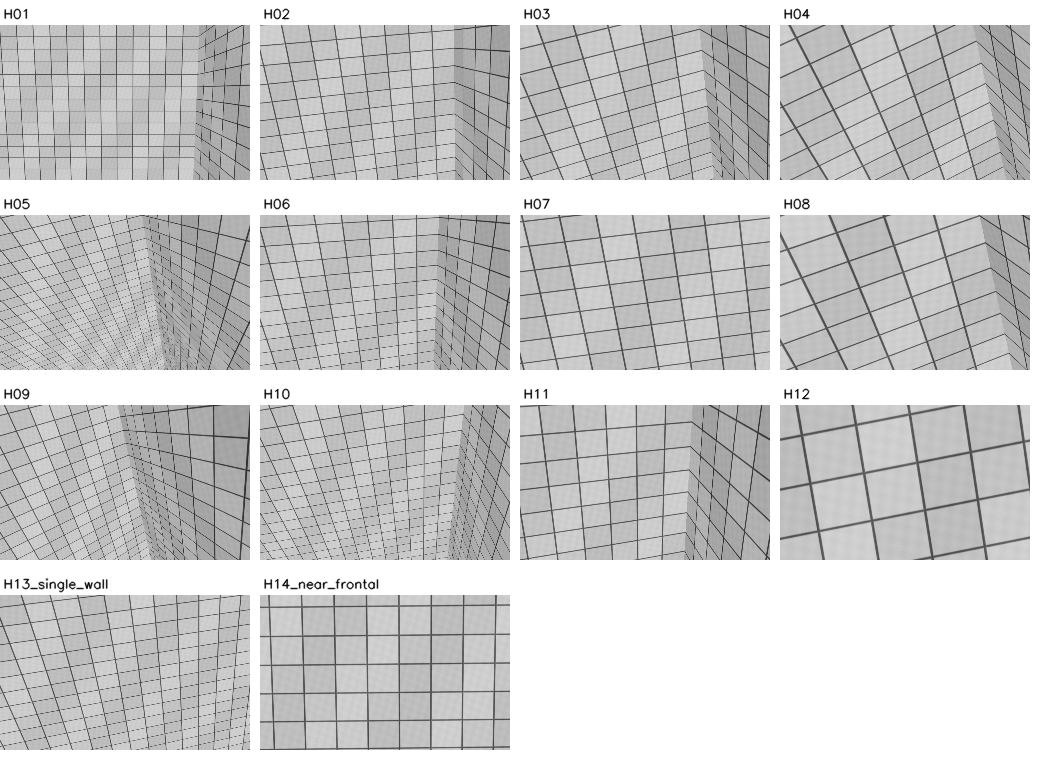
#> input picture evidence/round2_contact.png, 1040 x 760 px
$ python -i round12_candidate_v8_port.py   (imports and definitions only)   (older library calls are emulated)
#> lines starting #> are read from the running program, lines starting #| are printed output that depends on the picture
#> further down, picture is the input picture: shape (760, 1040); min 2, max 255, mean 204.1
"""
upright_port -- a clean-room, licence-clean reference implementation of the
geometry behind Lightroom-style "Upright" perspective correction.

The model is the one recovered by measurement, not the textbook one::

    H = s * K1 * R * K0**-1          with K1 != K0

`K0` is the *source* camera (centered principal point, focal initialized from
metadata and checked against observed perpendicular families), `K1` is the
*destination* camera the solver invents so the output
looks natural, `R` is the rectifying rotation and `s` an irrelevant overall
scale.  Collapsing this to the single-camera form ``K * R * K**-1`` is the most
common porting mistake: measured against 29 real Adobe solves the two-camera
model reaches a median orthogonality residual of 5.7e-16 while the single-camera
form stalls at 3.2e-01 (see evidence/orthogonality.txt and model_exactness.txt).
Both cameras therefore stay distinct in this module.

Provenance
----------
Constants are tagged where they are defined:

``MEASURED``
    Fitted from the shipped Lightroom solver (CameraRaw 15.5) over controlled
    images with exactly known camera rotation plus a corpus of real solves.
    Reproducible, but an inference through an assumed response curve.
``PAPER``
    Published in, or a direct consequence of, Lee/Shechtman/Wang/Lee,
    "Automatic Upright Adjustment of Photographs", CVPR 2012,
    DOI 10.1109/CVPR.2012.6247761.
``PROVEN``
    Read out of the shipped binary as an immediate/constant (address given in
    evidence/). Not copyrightable expression, only a number.
``CHOICE``
    Our implementation policy; not established as an Adobe constant or algorithm.

Nothing here is Adobe source code: the algebra, the optimiser and the detector
are re-derived. Recovered numbers and our implementation choices are distinguished.

Public API
----------
``solve(segments, w, h, focal_px, mode)`` -> 3x3 homography in *normalized*
coordinates (x in [0, 1] across the width, y in [0, 1] down the height).
``segments`` is an (N, 4) array of ``x1, y1, x2, y2`` pixel segments.  Pass
``segments=None`` together with ``image=`` to run the bundled detector; the
detector is deliberately separable so a caller can substitute its own.

Modes: ``off``, ``level``, ``vertical``, ``full``, ``auto``, ``guided``.
``guided`` takes exactly four segments as *hard constraints* and drives them
onto the axes to numerical zero; it needs no energy model and is the mode to
trust most.

Only numpy and OpenCV are used.
"""

from __future__ import annotations

import math

import cv2
import numpy as np

__all__ = [
    "solve",
    "solve_ex",
    "detect_segments",
    "focal_px_from_35mm",
    "focal_35mm_from_px",
    "metadata_focal_px",
    "MODES",
]

# ---------------------------------------------------------------------------
# Constants.  Every number is tagged; see the module docstring for the legend.
# ---------------------------------------------------------------------------

# Full-frame sensor: 36 x 24 mm, used as its *diagonal*.  PROVEN (binary
# constants 36.0 and 24.0, evidence/focal_prior.txt section 4).  The diagonal is
# 43.266615305567875 mm, so a 35 mm-equivalent focal maps to
# f_px = f35 * hypot(w, h) / 43.266615... -- NOT f35 / 36 * max(w, h), which is
# the usual (wrong) short-edge conversion.
SENSOR_DIAGONAL_MM = 43.266615305567875  # PROVEN

# Fallback focal when no metadata exists.  MEASURED/proven: 35.0 is the
# shipped default in four independent places including the estimation-failure
# path (evidence/focal_prior.txt section 1).
DEFAULT_FOCAL_MM = 35.0  # PROVEN

# Plausible range for a *metadata* focal, applied before conversion.  The
# geometric estimate is NOT ceilinged by this (evidence/focal_prior.txt sec. 2).
FOCAL_CLAMP_MM = (10.0, 1000.0)  # PROVEN

# Auto's vertical response is a fraction of removed visible convergence, not
# Euler pitch. MEASURED pooled fit: evidence/sigma_v_precise.txt, fit C;
# Round 4 uses the requested L0=2.64 (fit C itself reports 2.474).
SIGMA_V = math.radians(13.33)  # MEASURED, keystone units, CI 9.94 .. 22.72 deg
SIGMA_V_CI_DEG = (9.94, 22.72)  # MEASURED
L0_V = 2.64  # MEASURED/requested; pooled fit, not the old branch-conditioned 3.56

# Auto's horizontal (yaw) damping.  Gated on pitch being present: on a pure-yaw
# frame Auto is a no-op, because the frame's verticals are already parallel.
LAMBDA0_H = 76.73  # MEASURED
SIGMA_YAW = math.radians(11.64)  # MEASURED/requested Round 4 value
SIGMA_PITCH_GATE = math.radians(22.10)  # MEASURED

# Roll is corrected almost unconditionally, but not quite: the shipped Auto
# applies a median 0.928 of the roll correction, and Level 0.87. MEASURED
# (evidence/lambda_curve.txt, n = 5854).
ROLL_AUTO = 0.928  # MEASURED
ROLL_LEVEL = 0.87  # MEASURED

# Paper's adaptive-weight sigmas, kept for A/B testing only.  PAPER.
SIGMA_V_PAPER = math.pi / 12.0  # PAPER (DOI 10.1109/CVPR.2012.6247761)
SIGMA_H_PAPER = math.pi / 15.0  # PAPER (DOI 10.1109/CVPR.2012.6247761)

# Detector constants: evidence/detector.txt sections 3-4; corrections from
# raw scalar-width/instruction audit in evidence/detector_corrections.txt.
COS_22_5 = 0.9238795042037964  # PROVEN: cos(22.5 deg), 8-direction quantisation
SIGNIFICANCE_LOG_SCALE = 4.0  # PROVEN factor: evidence/detector.txt section 3.1
SIGNIFICANCE_BASE = 8.0  # PROVEN: log base 8, evidence/detector.txt section 3.1
RANSAC_ITERS = 2000  # PROVEN value: evidence/vp_resolution.txt; port approximation uses iterations
MIN_INLIERS = 3  # PROVEN: evidence/vp_resolution.txt
TAU = math.sqrt(3.0)  # PROVEN clamp: evidence/vp_resolution.txt; port uses an approximate gate
MAX_VP_CANDIDATES = 9  # PROVEN: evidence/detector.txt section 4.1
MERGE_RADIUS_PX = 6  # PROVEN: 0x22d2b60(obj, 6, 10.0f)
MERGE_PERP_PX = float(MERGE_RADIUS_PX)  # PROVEN: detector_corrections.txt, NOT 12
MERGE_GAP_PX = 10.0  # PROVEN: strict interval-containment slack, corrections.txt
DIRECTION_COUNT = 8  # PROVEN: detector.txt section 3.2
DIRECTIONS = np.arange(DIRECTION_COUNT) * (math.pi / DIRECTION_COUNT)  # PROVEN spec: detector.txt 3.2
NFA_P = 0.125  # PROVEN: detector+0x34, detector_corrections.txt (NOT interpolation)
NFA_TEST_EXPONENT = 4  # PROVEN: 0x22cb425..0x22cb42c, detector_corrections.txt
REFINE_GAP_PX = 10  # PROVEN: esi at 0x22d22a6, detector_corrections.txt
REFINE_DISTANCE_PX = 1.0  # PROVEN: movss at 0x22d22ae, detector_corrections.txt
REFINE_PASSES = 99  # PROVEN: detector.txt section 3.1
ANGULAR_TOLERANCES_SQ = (1 / 3600, 1 / 8100, 1 / 900)  # PROVEN: detector.txt 4.2
CAMERA_TOLERANCE_SQ = 0.16  # PROVEN value; role UNRESOLVED, detector.txt 4.2

# Working-image preprocessing choices, not recovered Adobe constants.
DETECTOR_BLUR_SIGMA = 1.2  # CHOICE: evidence/accuracy_gap.txt
DETECTOR_EDGE_PERCENTILE = 85.0  # CHOICE: evidence/accuracy_gap.txt

DEFAULT_MAX_SIDE = 1200  # CHOICE: working policy, evidence/accuracy_gap.txt

MODES = ("off", "level", "vertical", "full", "auto", "guided")

# Shared full-solve weights. PAPER term structure / CHOICE weights,
# evidence/accuracy_gap.txt; NOT Adobe weights.
_FULL_WEIGHTS = dict(w_pic=6.0, w_eye=4.0, w_f=10.0)

_EPS = 1e-12


# ---------------------------------------------------------------------------
# Focal-length conversion
# ---------------------------------------------------------------------------
# [9 lines left out: function focal_px_from_35mm, not called in this run]


def focal_35mm_from_px(focal_px: float, w: int, h: int) -> float:
    """Inverse of :func:`focal_px_from_35mm`."""
    return float(focal_px) * SENSOR_DIAGONAL_MM / math.hypot(float(w), float(h))


# [12 lines left out: function metadata_focal_px, not called in this run]


# ---------------------------------------------------------------------------
# Small geometry helpers
# ---------------------------------------------------------------------------
def _normalize(v: np.ndarray) -> np.ndarray:
    n = float(np.linalg.norm(v))
    return v / n if n > _EPS else v


# [44 lines left out: functions _normalize_rows, _intrinsics_norm, _rotation, _polar, _euler_xyz, not called in this run]


def _apply_h(H: np.ndarray, p: np.ndarray) -> np.ndarray:
    return (H @ np.asarray(p, dtype=float).T).T


# [4 lines left out: function _homogeneous_lines, not called in this run]


# ---------------------------------------------------------------------------
# Segment detector
# ---------------------------------------------------------------------------
def _significance_bins(maxdim: int) -> int:
    """Smoothed-pass significance bins; raw fallback uses NFA directly.

    Retain the requested round() formula and existing API/tests. The binary
    actually floors (ROUNDSS immediate 9); detector_corrections.txt records it.
    """
    value = np.float32(SIGNIFICANCE_LOG_SCALE) * np.log(np.float32(max(maxdim, 1)))
    value /= np.log(np.float32(SIGNIFICANCE_BASE))
    return int(round(float(value)))


def _log_nfa(n: int, k: int, maxdim: int) -> float:
    """log(M**4 * P[Binomial(n, 1/8) >= k]), without probability underflow.

    PROVEN null and test count: evidence/detector_corrections.txt. Summing the
    exact tail replaces Adobe's overflow-prone integer binomial coefficients.
    """
    if not 0 <= k <= n or maxdim < 1:
        raise ValueError("NFA requires 0 <= k <= n and maxdim >= 1")
    log_tests = NFA_TEST_EXPONENT * math.log(maxdim)
    if k == 0:
        return log_tests
    log_p, log_q = math.log(NFA_P), math.log1p(-NFA_P)
    term = (math.lgamma(n + 1) - math.lgamma(k + 1) - math.lgamma(n - k + 1)
            + k * log_p + (n - k) * log_q)
    tail = term
    for j in range(k, n):
        term += math.log(n - j) - math.log(j + 1) + log_p - log_q
        tail = float(np.logaddexp(tail, term))
    return log_tests + min(0.0, tail)


def _nms(mag: np.ndarray, ang: np.ndarray) -> np.ndarray:
    """Keep pixels that are maximal along the gradient direction (4-way)."""
    h, w = mag.shape
    # 0..3 quantised gradient direction
    q = (np.round(ang / (np.pi / 4.0)).astype(np.int32) % 4)
    keep = np.zeros_like(mag, dtype=bool)
    offsets = {
        0: ((0, 1), (0, -1)),      # horizontal gradient
        1: ((1, 1), (-1, -1)),     # diagonal
        2: ((1, 0), (-1, 0)),      # vertical gradient
        3: ((1, -1), (-1, 1)),     # anti-diagonal
    }
    for d, (fwd, bwd) in offsets.items():
        m = q == d
        if not m.any():
            continue
        f = np.zeros_like(mag)
        b = np.zeros_like(mag)
        fy, fx = fwd
        by, bx = bwd
        f[max(0, fy):h + min(0, fy), max(0, fx):w + min(0, fx)] = \
            mag[max(0, -fy):h - max(0, fy), max(0, -fx):w - max(0, fx)]
        b[max(0, by):h + min(0, by), max(0, bx):w + min(0, bx)] = \
            mag[max(0, -by):h - max(0, by), max(0, -bx):w - max(0, bx)]
        keep |= m & (mag >= f) & (mag >= b)
    return keep


def _chain_points(mask: np.ndarray) -> list[np.ndarray]:
    """Link selected edge pixels into 8-connected chains."""
    n, labels, stats, _ = cv2.connectedComponentsWithStats(
        mask.astype(np.uint8), connectivity=8
    )
    if n <= 1:
        return []
    ys, xs = np.nonzero(labels)
    lab = labels[ys, xs]
    order = np.argsort(lab, kind="stable")
    lab, xs, ys = lab[order], xs[order], ys[order]
    cuts = np.nonzero(np.diff(lab))[0] + 1
    chains = []
    for start, stop in zip(np.r_[0, cuts], np.r_[cuts, len(lab)]):
        if stop - start < 3:
            continue
        chains.append(np.column_stack([xs[start:stop],
                                       ys[start:stop]]).astype(float))
    return chains


def _fit_chain(points):
    centre = points.mean(axis=0)
    _, _, vt = np.linalg.svd(points - centre, full_matrices=False)
    direction = vt[0]
    t = np.sum((points - centre) * direction, axis=1)
    return centre, direction, t


def _split_gaps(points: np.ndarray, gap: float) -> list[np.ndarray]:
    """Return point arrays (not indices into an accidentally unsorted chain)."""
    if len(points) < 2:
        return []
    _, _, t = _fit_chain(points)
    order = np.argsort(t, kind="stable")
    cut = np.flatnonzero(np.diff(t[order]) > gap) + 1
    return [part for part in np.split(points[order], cut) if len(part) >= 2]


def _refine_chains(chains, gap_limit=REFINE_GAP_PX, distance=REFINE_DISTANCE_PX):
    """Refit and split non-straight supports, with the recovered call arguments.

    The TLS split itself is a clean-room approximation; the notes do not specify
    Adobe's support reassignment. CHOICE: evidence/accuracy_gap.txt.
    """
    for _ in range(REFINE_PASSES):
        refined = []
        changed = False
        for points in chains:
            for run in _split_gaps(points, gap_limit):
                c, d, t = _fit_chain(run)
                perpendicular = np.abs(np.sum((run - c) * [-d[1], d[0]], axis=1))
                if float(perpendicular.max()) > distance and len(run) > 2:
                    order = np.argsort(t, kind="stable")
                    halves = np.array_split(run[order], 2)
                    refined.extend(part for part in halves if len(part) >= 2)
                    changed = True
                else:
                    refined.append(run)
        chains = refined
        if not changed:
            break
    return chains


def detect_segments(gray: np.ndarray, max_side: int = DEFAULT_MAX_SIDE) -> np.ndarray:
    """Return pixel segments, retaining the ``solve(segments=...)`` seam.

    Recovered: eight directions, angular test, binomial NFA, refine/merge
    arguments. An unsmoothed fallback avoids erasing short edges. The smoothed
    pass retains its conservative bin gate; the fallback uses NFA alone. Each
    pass requires NFA < 1 (combined nominal budget <= 2). Preprocessing and TLS
    splitting are our choices; see evidence/port_review.txt.
    """
#> called with max_side = 1200
    gray = np.asarray(gray)
    if gray.ndim == 3:
        gray = cv2.cvtColor(gray, cv2.COLOR_BGR2GRAY)
    if gray.ndim != 2 or not gray.size or not np.isfinite(gray).all():
        raise ValueError("image must be a non-empty finite grayscale or BGR array")
    if max_side < 1:
        raise ValueError("max_side must be positive")
    h0, w0 = gray.shape
    scale = min(1.0, float(max_side) / max(h0, w0))
    img = gray.astype(np.float32)
    if scale < 1.0:
        img = cv2.resize(img, (max(1, round(w0 * scale)), max(1, round(h0 * scale))),
                         interpolation=cv2.INTER_AREA)
    for sigma in (DETECTOR_BLUR_SIGMA, 0.0):
        seg = _detect_gradient_segments(img, sigma)
        if len(seg):
            return _merge_segments(seg, MERGE_RADIUS_PX, MERGE_GAP_PX) / scale
#> this loop made 1 pass
#> threshold in _detect_gradient_segments on pass 1: 96.05
#> pass 1, in _detect_gradient_segments, `gx = cv2.Sobel(g, cv2.CV_32F, 1, 0, ksize=3)`:
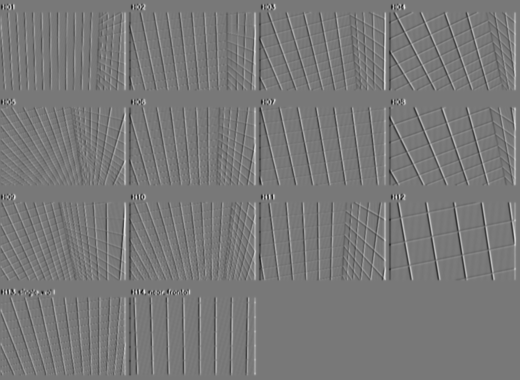
#> gx: shape (760, 1040) float32 (shown at 1/2 size); min -381.5, max 422.7, mean 0.5; drawn with min black and max white
#> pass 1, in _detect_gradient_segments, `gy = cv2.Sobel(g, cv2.CV_32F, 0, 1, ksize=3)`:
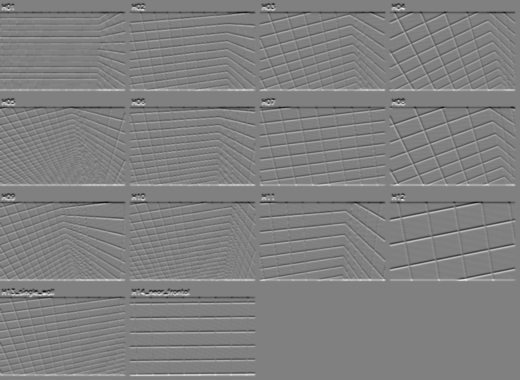
#> gy: shape (760, 1040) float32 (shown at 1/2 size); min -385, max 379, mean 0; drawn with min black and max white
#> pass 1, in _detect_gradient_segments, `mag = cv2.magnitude(gx, gy)`:
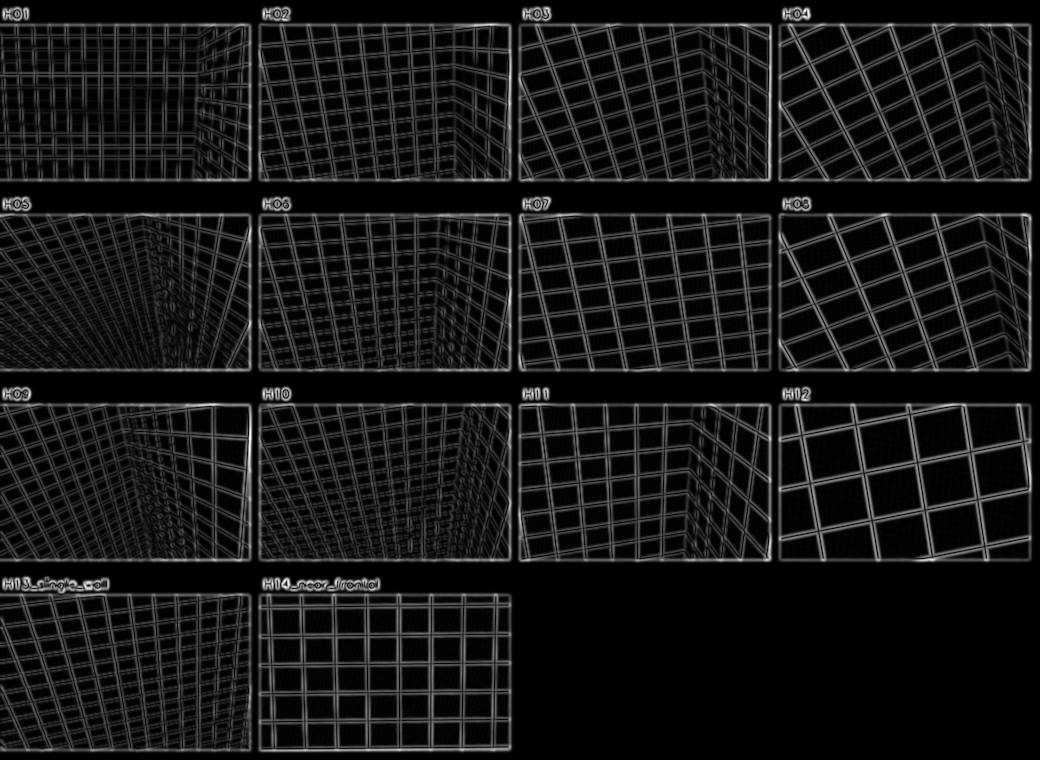
#> mag: shape (760, 1040) float32; min 0, max 422.7, mean 39.2; drawn with min black and max white
    return np.zeros((0, 4))


def _detect_gradient_segments(img: np.ndarray, sigma: float) -> np.ndarray:
    h, w = img.shape
    maxdim = max(h, w)
    g = cv2.GaussianBlur(img, (0, 0), sigma) if sigma else img
    gx = cv2.Sobel(g, cv2.CV_32F, 1, 0, ksize=3)
    gy = cv2.Sobel(g, cv2.CV_32F, 0, 1, ksize=3)
    mag = cv2.magnitude(gx, gy)
    if float(mag.max()) <= _EPS:
        return np.zeros((0, 4))
    threshold = max(float(np.percentile(mag, DETECTOR_EDGE_PERCENTILE)), _EPS)
    edges = _nms(mag, np.arctan2(gy, gx)) & (mag > threshold)
    ux = gx / np.maximum(mag, _EPS)
    uy = gy / np.maximum(mag, _EPS)
    # MEASURED: quadratic localization of a gradient maximum reduces the
    # raster staircase bias; evidence/accuracy_gap.txt (not a binary claim).
    yy, xx = np.indices(img.shape, dtype=np.float32)
    before = cv2.remap(mag, xx - ux, yy - uy, cv2.INTER_LINEAR)
    after = cv2.remap(mag, xx + ux, yy + uy, cv2.INTER_LINEAR)
    curvature = before - 2 * mag + after
    offset = np.zeros_like(mag)
    concave = curvature < -_EPS
    offset[concave] = np.clip((before[concave] - after[concave]) /
                              (2 * curvature[concave]), -0.5, 0.5)
    # Preserve the existing smoothed candidate policy; short raw supports need
    # no rounded-bin approximation because NFA already tests significance.
    n_bins = _significance_bins(maxdim) if sigma else 0
    segments = []
    for theta in DIRECTIONS:
        aligned = np.abs(ux * math.sin(theta) + uy * math.cos(theta)) >= COS_22_5
        chains = [c for c in _chain_points(edges & aligned) if len(c) > n_bins]
        for chain in chains:
            xy = chain.astype(int)
            y, x = xy[:, 1], xy[:, 0]
            chain[:, 0] += offset[y, x] * ux[y, x]
            chain[:, 1] += offset[y, x] * uy[y, x]
        for points in _refine_chains(chains, REFINE_GAP_PX, REFINE_DISTANCE_PX):
            if len(points) <= n_bins:
                continue
            c, d, t = _fit_chain(points)
            xy = np.rint(points).astype(int)
            # Validate against the FITTED normal, including unaligned samples.
            dot = np.abs(-d[1] * ux[xy[:, 1], xy[:, 0]]
                         + d[0] * uy[xy[:, 1], xy[:, 0]])
            k = int(np.count_nonzero(dot >= COS_22_5))
            if _log_nfa(len(points), k, maxdim) >= 0.0:
                continue
            a, b = c + d * t.min(), c + d * t.max()
            if np.linalg.norm(b - a) > _EPS:
                segments.append([*a, *b])
    return np.asarray(segments, dtype=float).reshape(-1, 4)


def _merge_segments(seg: np.ndarray, radius=MERGE_RADIUS_PX,
                    slack=MERGE_GAP_PX) -> np.ndarray:
    """Absorb near-contained supports, preserving the surviving fitted line.

    PROVEN: perpendicular <= radius, start delta > -slack, end delta < slack
    (0x22d2dac..0x22d2dfa), evidence/detector_corrections.txt. No angular gate.
    """
    seg = np.asarray(seg, dtype=float).reshape(-1, 4).copy()
    order = np.argsort(-np.linalg.norm(seg[:, 2:] - seg[:, :2], axis=1), kind="stable")
    seg = seg[order]
    alive = np.ones(len(seg), dtype=bool)
    for i in range(len(seg)):
        if not alive[i]:
            continue
        a = seg[i, :2]
        d = seg[i, 2:] - a
        length = float(np.linalg.norm(d))
        if length <= _EPS:
            alive[i] = False
            continue
        d /= length
        perp = np.array([-d[1], d[0]])
        idx = np.flatnonzero(alive & (np.arange(len(seg)) > i))
        c, e = seg[idx, :2] - a, seg[idx, 2:] - a
        tc, te = np.sum(c * d, axis=1), np.sum(e * d, axis=1)
        distance = np.maximum(np.abs(np.sum(c * perp, axis=1)),
                              np.abs(np.sum(e * perp, axis=1)))
        start, end = np.minimum(tc, te), np.maximum(tc, te)
        absorb = ((distance <= radius) & (start > -slack)
                  & (end - length < slack))
        alive[idx[absorb]] = False
    return seg[alive]


# ---------------------------------------------------------------------------
# Vanishing points
# ---------------------------------------------------------------------------
# [257 lines left out: functions _vp_residual, estimate_vanishing_points, _refine_vp, _manhattan_margin, _classify, _family_terms and 3 more, not called in this run]

# ---------------------------------------------------------------------------
# Auto's measured damping
# ---------------------------------------------------------------------------
def _saturate(lam: float) -> float:
    return float(lam / (lam + 1.0))


def correction_fraction_vertical(keystone_rad: float) -> float:
    """Removed fraction of visible vertical convergence (radians), not pitch."""
    return _saturate(L0_V * math.exp(-(keystone_rad ** 2) / (2.0 * SIGMA_V ** 2)))


# [590 lines left out: functions correction_fraction_horizontal, mode_damping, _vertical_convergence, _auto_pitch_scale, _alignment_quality, _source_calibration and 8 more, not called in this run]

>>> import cv2
>>> picture = cv2.imread('round2_contact.png', cv2.IMREAD_GRAYSCALE)
>>> result = detect_segments(picture)
#> result = 836 rows, first 6: [2.79e-06, 369.5, 248.1, 369.5], [2.7e-05, 404.6, 248.1, 404.5], [261, 750.1, 507, 748.6], [16.04, 559.4, 239.9, 559.5], [301.9, 369.4, 507, 369.4], [70.92, 749.5, 229.1, 749.4]
